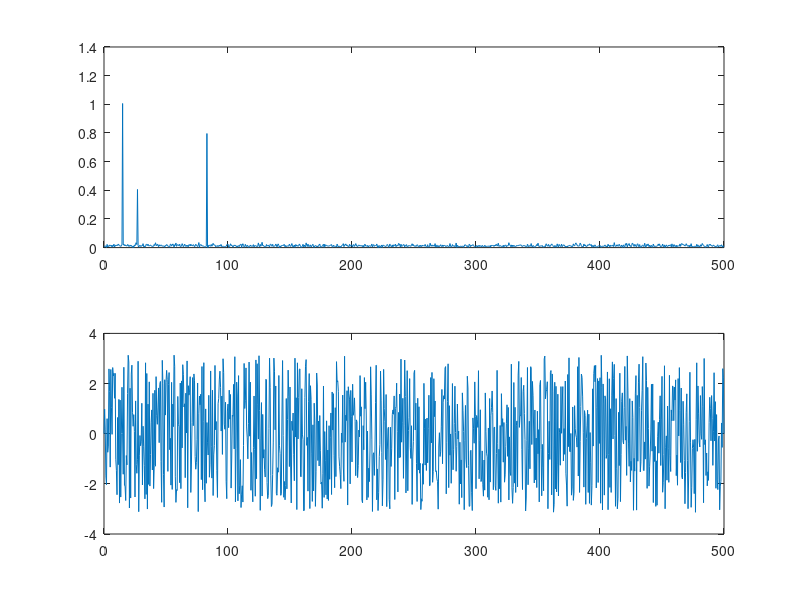

Recreate this plot in MATLAB. (Note: this script raises an error after producing the figure.)
% Parametry systemu
Fs = 1000;     % Częstotliwość próbkowania [Hz]
T = 1/Fs;      % Okres próbkowania [s]
L = 2000;      % Długość sygnału (liczba próbek)
t = (0:L-1)*T; % Podstawa czasu

% Przygotowanie sygnału
N = 3;               % Liczba sinusoid w mieszaninie
A = [1.0   0.4  0.8] % Amplitudy kolejnych sinusoid
B = [ 15    27   83] % Częstotliwości kolejnych sygnałów [Hz]
C = [  0 -pi/3 pi/7] % Przesunięcia fazowe kolejnych sygnałów


x = zeros(size(t));
for i = 1:N
  x = x + A(i) * cos(2 * pi * B(i) * t + C(i));
end
x_orig = x;
x=x+randn(size(t))/3;

Y = fft(x);     % transformata Fouriera

A = abs(Y);     % amplituda sygnału
A = A/L;        % normalizacja amplitudy

A = A(1:L/2+1); % wycięcie istotnej części spektrum
A(2:end-1) = 2*A(2:end-1);

F = angle(Y);   % faza sygnału
F = F(1:L/2+1); % wycięcie istotnej części spektrum

f_step = Fs/L;     % zmiana częstotliwości
f = 0:f_step:Fs/2; % oś częstotliwości do wykresu

figure;
subplot(2, 1, 1)
plot(f, A);        % wykres amplitudowy
% figure;
subplot(2, 1, 2)
plot(f, F);        % wykres fazowy

odtw = zeros(size(t));
[maxA, maxI] = maxk(A, 3);
freq = maxI;
freq = freq - 1;
freq = freq/2;
maxA
maxI
freq
for i=1:3
    odtw = odtw + maxA(i) * cos(2 * pi * freq(i) * t + F(maxI(i)));
end

plot_size = 300;
figure; plot(x(1:plot_size));
hold on; plot(odtw(1:plot_size));
legend('Original with noise', 'Recreated');

figure; plot(x_orig(1:plot_size));
hold on; plot(odtw(1:plot_size));
legend('Original without noise', 'Recreated');
